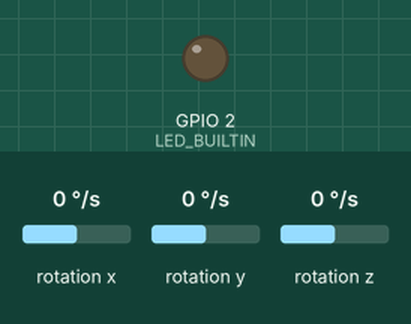
Simulated run of this sketch. Board: ESP32. On the bench: output pins drawn as LEDs (lit = HIGH). Wiring (inferred from the names in the program): MPU-6050 motion sensor at I2C address 0x68. Inputs (shaded band) come from the test bench; at power-on: rotation x 0 °/s, rotation y 0 °/s, rotation z 0 °/s.

Above: at 1.3 s.
1.4 s: rotation x set to -192 °/s
At 2.1 s:
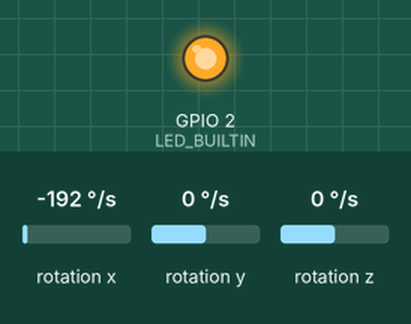
Timing chart, 0 to 4.4 s (numbered marks = the images above; inputs shaded):
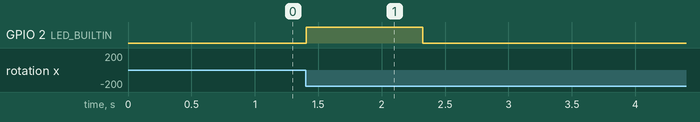

Measured:
- after the input at 1.4 s, GPIO 2 (LED_BUILTIN): LOW → HIGH at once, → LOW 0.92 s later

The sketch:

gaussianNB_movement_detection.ino
```cpp
#include "nb.h"
#include "jgyro.h"

Eloquent::ML::Port::GaussianNB gnb;
JazzTinyML::JGyro gyro;

void setup(){
  pinMode(LED_BUILTIN, OUTPUT);
  Serial.begin(115200);
}

void loop(){
  gyro.updateAAD();

  if(gnb.predict(&gyro.AADM) == 1){
    digitalWrite(LED_BUILTIN,HIGH);
    delay(100);
  }else{
    digitalWrite(LED_BUILTIN,LOW);
  }
}
```

jgyro.h
```cpp
#ifndef JGYRO_H_INCLUDED
#define JGYRO_H_INCLUDED
//Number of samples for gyroscope moving average
#define MOVING_AVERAGE_WINDOW 10
//Time between MPU readings
#define MPU_READ_PERIOD 20

#include <Wire.h>
#include <Math.h>
#include <CircularBuffer.h>

namespace JazzTinyML{

  class JGyro{

    // I2C address of the MPU-6050
    const int MPU_addr=0x68;
    //Gyroscope raw values
    float GyroX, GyroY, GyroZ;
    //Gyroscope Moving Average
    float MAGyroX, MAGyroY, MAGyroZ;
    //Sampling time control variables
    float elapsedTime = 0.0, currentTime = 0.0, previousTime = 0.0, ledTime = 0.0;
    //Buffers used to preserve the values for moving average calculation
    CircularBuffer<float, MOVING_AVERAGE_WINDOW> x_buffer;
    CircularBuffer<float, MOVING_AVERAGE_WINDOW> y_buffer;
    CircularBuffer<float, MOVING_AVERAGE_WINDOW> z_buffer;
    // the following ensures using the right type for the index variable when iterating buffers
    using index_t = decltype(x_buffer)::index_t;

    // public methods
    public:
      // Absolute Angular Drift
      // sum of absolute delta values for each sample --> abs(sample-mean)
      float AADX, AADY, AADZ, AADM;

      //constructor
      JGyro(){
        initMPU();
        prepareMAQueue();
      }

      void updateAAD(){
        pushToQueue();
        updateMovingAverage();

        AADX = AADY = AADZ = AADM = 0.0;
        int dx, dy, dz;
        for (index_t i = 0; i < MOVING_AVERAGE_WINDOW; i++) {
            dx = x_buffer[i]-MAGyroX;
            dy = y_buffer[i]-MAGyroY;
            dz = z_buffer[i]-MAGyroZ;
            AADX += abs(dx);
            AADY += abs(dy);
            AADZ += abs(dz);
        }
        AADM = sqrt(sq(AADX)+sq(AADY)+sq(AADZ));
      }

    protected:
      //Initialize MPU
      void initMPU(){
        Wire.begin(22,23);
        Wire.beginTransmission(MPU_addr);
        // PWR_MGMT_1 register
        Wire.write(0x6B);
        //wakes up the MPU-6050)
        Wire.write(0x00);
        Wire.endTransmission(true);
        //start communication with MPU6050
        Wire.beginTransmission(MPU_addr);
        //set working register
        Wire.write(0x1B);
        //write to register
        Wire.write(0x00);
        // end communication
        Wire.endTransmission(true);
      }

      void readMPU(){
        //current time actual time read
        currentTime = millis();
        elapsedTime = (currentTime - previousTime);
        //previous time is stored before the actual time read
        previousTime = currentTime;
        int t = (MPU_READ_PERIOD - elapsedTime) > 0 ? int(MPU_READ_PERIOD - elapsedTime) : 0;
        delay(t);

        //read acceleromter data
        Wire.beginTransmission(MPU_addr);
        Wire.write(0x3B); // Start with register 0x3B (ACCEL_XOUT_H)
        Wire.endTransmission(false);
        //read gyro data
        Wire.beginTransmission(MPU_addr);
        // Gyro data first register address 0x43
        Wire.write(0x43);
        Wire.endTransmission(false);
        // Read 4 registers total, each axis value is stored in 2 registers
        Wire.requestFrom(MPU_addr, 6, true);
        //for a 250deg/s range we have to divide first the raw value by 131.0, according to the datasheet
        GyroX = int16_t(Wire.read() << 8 | Wire.read()) / 10.0;
        GyroY = int16_t(Wire.read() << 8 | Wire.read()) / 10.0;
        GyroZ = int16_t(Wire.read() << 8 | Wire.read()) / 10.0;
      }

      void prepareMAQueue(){
        for(int i=0;i<MOVING_AVERAGE_WINDOW;i++){
          pushToQueue();
        }
      }

      void pushToQueue(){
        initMPU();
        readMPU();
        x_buffer.push(GyroX);
        y_buffer.push(GyroY);
        z_buffer.push(GyroZ);
      }

      void updateMovingAverage(){
        MAGyroX = MAGyroY = MAGyroZ = 0.0;
        for (index_t i = 0; i < MOVING_AVERAGE_WINDOW; i++) {
            MAGyroX += x_buffer[i];
            MAGyroY += y_buffer[i];
            MAGyroZ += z_buffer[i];
        }
        // performance
        MAGyroX = MAGyroX/(float)MOVING_AVERAGE_WINDOW;
        MAGyroY = MAGyroY/(float)MOVING_AVERAGE_WINDOW;
        MAGyroZ = MAGyroZ/(float)MOVING_AVERAGE_WINDOW;
      }
  };
}

#endif
```

nb.h
```cpp
#ifndef NB_H_INCLUDED
#define NB_H_INCLUDED
namespace Eloquent {
  namespace ML {
    namespace Port {
      class GaussianNB {
        public:
          /**
            Predict class for features vector
          */
          int predict(float *x) {
            float votes[2] = { 0.0f };
            float theta[1] = { 0 };
            float sigma[1] = { 0 };
            theta[0] = 7.43541;
            sigma[0] = 4.215593433987;
            votes[0] = 0.5 - gauss(x, theta, sigma);
            theta[0] = 303.243472;
            sigma[0] = 114968.75330482732;
            votes[1] = 0.5 - gauss(x, theta, sigma);
            // return argmax of votes
            uint8_t classIdx = 0;
            float maxVotes = votes[0];

            for (uint8_t i = 1; i < 2; i++) {
              if (votes[i] > maxVotes) {
                classIdx = i;
                maxVotes = votes[i];
              }
            }

            return classIdx;
          }

        protected:
          /**
            Compute gaussian value
          */
          float gauss(float *x, float *theta, float *sigma) {
            float gauss = 0.0f;

            for (uint16_t i = 0; i < 1; i++) {
              gauss += log(sigma[i]);
              gauss += abs(x[i] - theta[i]) / sigma[i];
            }

            return gauss;
          }
      };
    }
  }
}
#endif
```
